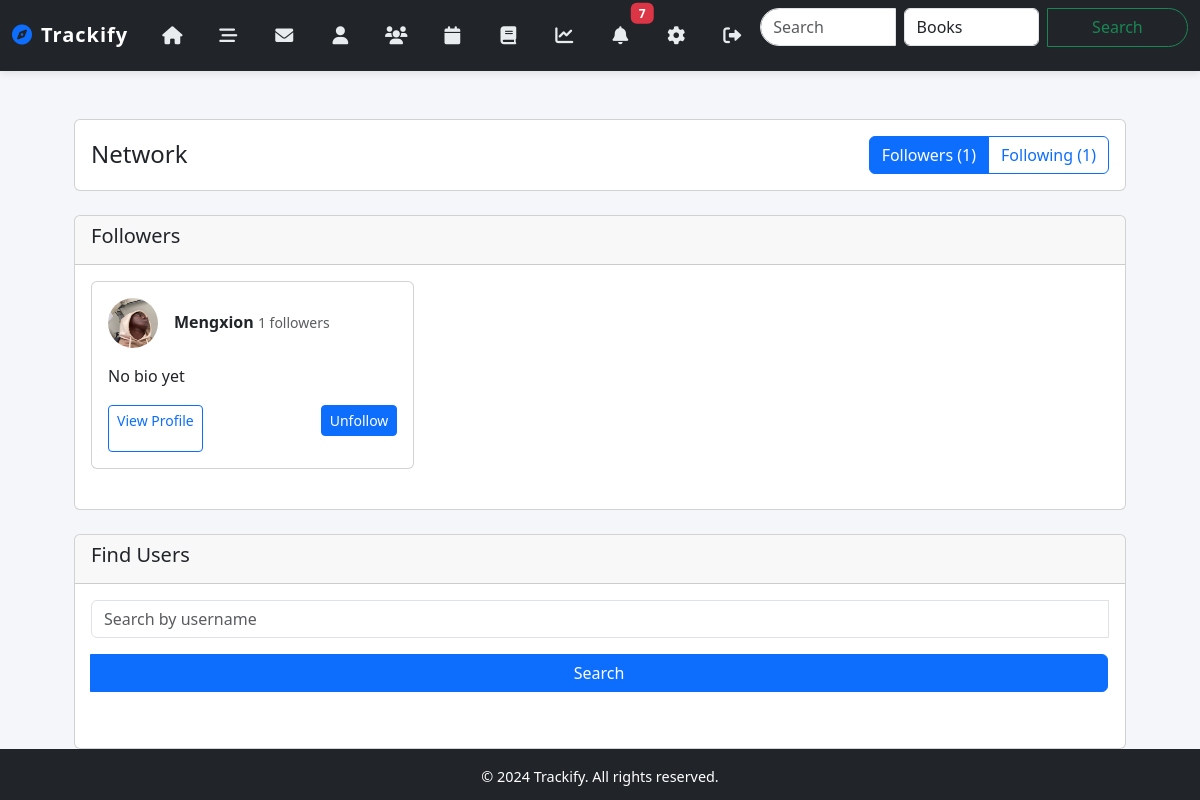
The app's page /network (signed in) with its own data.
### models/user_model.py (models this page shows, shortened)
class User(db.Model, UserMixin):
    __tablename__ = 'users'
    user_id = db.Column(db.Integer, primary_key=True)
    username = db.Column(db.String(255), unique=True, nullable=False)
    password_hash = db.Column(db.String(255), nullable=False)
    email = db.Column(db.String(255), unique=True, nullable=False)
    join_date = db.Column(db.DateTime, default=datetime.utcnow)
    profile_picture = db.Column(db.String(256), nullable=True)
    bio = db.Column(db.Text, default=None)
    theme = db.Column(db.String(20), default='light')
    notifications_enabled = db.Column(db.Boolean, default=True)
    email_notifications = db.Column(db.Boolean, default=True)
    reset_token = db.Column(db.String(100), unique=True, nullable=True)
    reset_token_expiry = db.Column(db.DateTime, nullable=True)
    ratings = db.relationship('Rating', backref='user', lazy='dynamic')
    reviews = db.relationship('Review', backref='user', lazy='dynamic')
    custom_lists = db.relationship('CustomList', backref='creator', lazy='dynamic')
    messages_sent = db.relationship('Message', foreign_keys='Message.sender_id', backref='sender', lazy='dynamic')
    messages_received = db.relationship('Message', foreign_keys='Message.recipient_id', backref='recipient', lazy='dynamic')
    user_media = db.relationship('UserMedia', backref='user', lazy='dynamic')
    following = db.relationship(
        'Follow',
        foreign_keys='Follow.follower_id',
        backref=db.backref('follower', lazy='joined'),
        lazy='dynamic',
        cascade='all, delete-orphan'
    )
    followers = db.relationship(
        'Follow',
        foreign_keys='Follow.followed_id',
        backref=db.backref('followed', lazy='joined'),
        lazy='dynamic',
        cascade='all, delete-orphan'
    )
    def is_following(self, user):
        return self.following.filter_by(followed_id=user.user_id).first() is not None

### routes/main_routes.py (the view)
@main_routes.route('/network')
@login_required
def network():
    followers_query = current_user.followers
    following_query = current_user.following
    followers = [f.follower for f in followers_query.all()]
    following = [f.followed for f in following_query.all()]
    followers_count = followers_query.count()
    following_count = following_query.count()
    search_results = None
    if request.args.get('query'):
        search_results = User.query.filter(
            User.username.ilike(f"%{request.args.get('query')}%")
        ).all()
    return render_template('network.html',
                         followers=followers,
                         following=following,
                         followers_count=followers_count,
                         following_count=following_count,
                         search_results=search_results)

### templates/network.html (shortened to what this page needs)
{% extends "base.html" %}
{% block content %}
<div class="container mt-4">
    <div class="row">
        <div class="col-12 mb-4">
            <div class="card">
                <div class="card-body">
                    <div class="d-flex justify-content-between align-items-center">
                        <h4 class="mb-0">Network</h4>
                        <div class="btn-group">
                            <button type="button" class="btn btn-outline-primary active" id="followersTab">
                                Followers ({{ followers_count }})
                            </button>
                            <button type="button" class="btn btn-outline-primary" id="followingTab">
                                Following ({{ following_count }})
                            </button>
                        </div>
                    </div>
                </div>
            </div>
        </div>
        <div class="col-12" id="followersSection">
            <div class="card">
                <div class="card-header">
                    <h5>Followers</h5>
                </div>
                <div class="card-body">
                    {% if followers %}
                        <div class="row">
                            {% for follower in followers %}
                                <div class="col-md-6 col-lg-4 mb-4">
                                    <div class="card h-100">
                                        <div class="card-body">
                                            <div class="d-flex align-items-center mb-3">
                                                <a href="{{ url_for('main_routes.profile', username=follower.username) }}">
                                                    <img src="{{ url_for('static', filename=follower.profile_picture) }}" alt="{{ follower.username }}" class="rounded-circle" width="50" height="50">
                                                </a>
                                                <div class="ms-3">
                                                    <a href="{{ url_for('main_routes.profile', username=follower.username) }}" class="text-decoration-none text-dark fw-bold">{{ follower.username }}</a>
                                                    <small class="text-muted">{{ follower.followers.count() }} followers</small>
                                                </div>
                                            </div>
                                            <p class="card-text">{{ follower.bio or 'No bio yet' }}</p>
                                            <div class="d-flex justify-content-between">
                                                <a href="{{ url_for('main_routes.profile', username=follower.username) }}"
                                                   class="btn btn-sm btn-outline-primary">View Profile</a>
                                                <form action="{{ url_for('user_routes.follow', username=follower.username) }}"
                                                      method="POST" class="d-inline">
                                                    <button type="submit" class="btn btn-sm btn-primary">
                                                        {% if current_user.is_following(follower) %}
                                                            Unfollow
                                                        {% else %}
                                                            Follow
                                                        {% endif %}
                                                    </button>
                                                </form>
                                            </div>
                                        </div>
                                    </div>
                                </div>
                            {% endfor %}
                        </div>
                    {% else %}
                        <p class="text-muted text-center">No followers yet.</p>
                    {% endif %}
                </div>
            </div>
        </div>
        <div class="col-12 mt-4">
            <div class="card">
                <div class="card-header">
                    <h5>Find Users</h5>
                </div>
                <div class="card-body">
                    <form method="POST" action="{{ url_for('user_routes.search_users') }}" class="mb-4">
                        <div class="input-group">
                            <input type="text" name="query" class="form-control"
                                   placeholder="Search by username" required>
                            <button type="submit" class="btn btn-primary">Search</button>
                        </div>
                    </form>
                </div>
            </div>
        </div>
    </div>
</div>
{% endblock %}

### static/style.css (style rules this page uses)
body { font-family: 'Segoe UI', Tahoma, Geneva, Verdana, sans-serif; line-height: 1.6; margin: 0; padding: 0; background-color: #f4f6f9; color: #333; }
a { color: #007bff; text-decoration: none; }
.container { max-width: 1100px; }
form input, form select, form textarea, form button { width: 100%; padding: 12px 16px; margin-bottom: 1rem; border: 1px solid #ced4da; border-radius: 8px; font-size: 1rem; transition: all 0.3s ease; }
form button { background-color: #007bff; color: #fff; border: none; cursor: pointer; font-weight: 600; transition: background-color 0.3s ease; }

### records on screen
User: profile_picture (picture), username "Mengxion", followers.count "1", bio "No bio yet", shows "Unfollow"

### other values on screen
{{ followers_count }} "1"
{{ following_count }} "1"
